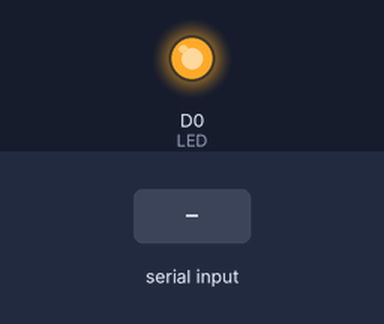
The sketch below on a simulated ESP8266 (NodeMCU). Parts: output pins drawn as LEDs (lit = HIGH). Inputs (shaded band) come from the test bench. WiFi joins after 1.5 s; servers stay silent unless stated.

Above: at 2.7 s.
2.8 s: "A" received over Serial
At 3.6 s:
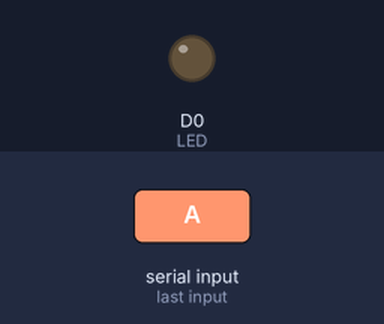
Timing chart, 0 to 5.8 s (numbered marks = the images above; inputs shaded):
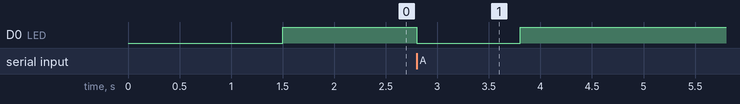

Measured:
- after the input at 2.8 s, D0 (LED): HIGH → LOW at once, → HIGH 1.0 s later

The sketch:

WaterBillingIOT.ino
```cpp
#include "thingProperties.h"
int cons = 0;
#define LED D0
void setup() {
  // Initialize serial and wait for port to open:
  Serial.begin(9600);
  // This delay gives the chance to wait for a Serial Monitor without blocking if none is found
  delay(1500);
  pinMode(LED,OUTPUT);
  digitalWrite(LED,HIGH);

  // Defined in thingProperties.h
  initProperties();

  // Connect to Arduino IoT Cloud
  ArduinoCloud.begin(ArduinoIoTPreferredConnection);

  /*
     The following function allows you to obtain more information
     related to the state of network and IoT Cloud connection and errors
     the higher number the more granular information you’ll get.
     The default is 0 (only errors).
     Maximum is 4
  */
  setDebugMessageLevel(2);
  ArduinoCloud.printDebugInfo();
}

void loop() {
  ArduinoCloud.update();
  // Your code here
  if (Serial.available()) {
    digitalWrite(LED,LOW);
    char c = Serial.read();
    if (c == 'A') {
      cons = Serial.parseInt();
      bill_A = "Water Consumed: " + String(cons) + "ml Cost:" + String(cons * 2) + "Rs";
      last_con = cons;
    }

    if (c == 'B') {
      cons = Serial.parseInt();
      bill_B = "Water Consumed: " + String(cons) + "ml Cost:" + String(cons * 2) + "Rs";
      last_con = cons;
    }

    if (c == 'C') {
      cons = Serial.parseInt();
      bill_C = "Water Consumed: " + String(cons) + "ml Cost:" + String(cons * 2) + "Rs";
      last_con = cons;
    }

    if (c == 'D') {
      cons = Serial.parseInt();
      bill_D = "Water Consumed: " + String(cons) + "ml Cost:" + String(cons * 2) + "Rs";
      last_con = cons;
    }
    digitalWrite(LED,HIGH);
    delay(500);
  }

}

/*
  Since BillA is READ_WRITE variable, onBillAChange() is
  executed every time a new value is received from IoT Cloud.
*/
void onBillAChange()  {
  // Add your code here to act upon BillA change
}
/*
  Since BillB is READ_WRITE variable, onBillBChange() is
  executed every time a new value is received from IoT Cloud.
*/
void onBillBChange()  {
  // Add your code here to act upon BillB change
}
/*
  Since BillC is READ_WRITE variable, onBillCChange() is
  executed every time a new value is received from IoT Cloud.
*/
void onBillCChange()  {
  // Add your code here to act upon BillC change
}
/*
  Since BillD is READ_WRITE variable, onBillDChange() is
  executed every time a new value is received from IoT Cloud.
*/
void onBillDChange()  {
  // Add your code here to act upon BillD change
}
/*
  Since LastCon is READ_WRITE variable, onLastConChange() is
  executed every time a new value is received from IoT Cloud.
*/
void onLastConChange()  {
  // Add your code here to act upon LastCon change
}
```

data.cpp
```cpp

```

thingProperties.h
```cpp
// Code generated by Arduino IoT Cloud, DO NOT EDIT.

#include <ArduinoIoTCloud.h>
#include <Arduino_ConnectionHandler.h>

const char DEVICE_LOGIN_NAME[]  = "9113bae9-f8e9-4f62-9ada-e159641b2d69";

const char SSID[]               = "My_SSID";    // Network SSID (name)
const char PASS[]               = "INTERNET1";    // Network password (use for WPA, or use as key for WEP)
const char DEVICE_KEY[]  = "AMMBVKL7GCK44OIZ02SB";    // Secret device password

void onBillAChange();
void onBillBChange();
void onBillCChange();
void onBillDChange();
void onLastConChange();

String bill_A;
String bill_B;
String bill_C;
String bill_D;
int last_con;

void initProperties(){

  ArduinoCloud.setBoardId(DEVICE_LOGIN_NAME);
  ArduinoCloud.setSecretDeviceKey(DEVICE_KEY);
  ArduinoCloud.addProperty(bill_A, READWRITE, ON_CHANGE, onBillAChange);
  ArduinoCloud.addProperty(bill_B, READWRITE, ON_CHANGE, onBillBChange);
  ArduinoCloud.addProperty(bill_C, READWRITE, ON_CHANGE, onBillCChange);
  ArduinoCloud.addProperty(bill_D, READWRITE, ON_CHANGE, onBillDChange);
  ArduinoCloud.addProperty(last_con, READWRITE, ON_CHANGE, onLastConChange);

}

WiFiConnectionHandler ArduinoIoTPreferredConnection(SSID, PASS);
```
